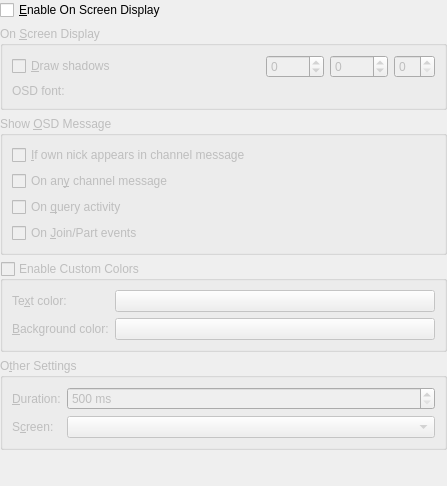
<ui version="4.0" >
 <class>OSD_ConfigUI</class>
 <widget class="QWidget" name="OSD_ConfigUI" >
  <property name="geometry" >
   <rect>
    <x>0</x>
    <y>0</y>
    <width>447</width>
    <height>486</height>
   </rect>
  </property>
  <layout class="QGridLayout" >
   <property name="margin" >
    <number>0</number>
   </property>
   <item row="5" column="0" >
    <spacer name="spacer1" >
     <property name="orientation" >
      <enum>Qt::Vertical</enum>
     </property>
     <property name="sizeType" >
      <enum>QSizePolicy::Expanding</enum>
     </property>
     <property name="sizeHint" stdset="0" >
      <size>
       <width>21</width>
       <height>10</height>
      </size>
     </property>
    </spacer>
   </item>
   <item row="0" column="0" >
    <widget class="QCheckBox" name="kcfg_UseOSD" >
     <property name="text" >
      <string>&amp;Enable On Screen Display</string>
     </property>
    </widget>
   </item>
   <item row="1" column="0" >
    <widget class="QGroupBox" name="groupBox2" >
     <property name="enabled" >
      <bool>false</bool>
     </property>
     <property name="title" >
      <string>On &amp;Screen Display</string>
     </property>
     <layout class="QGridLayout" >
      <item row="0" column="0" colspan="2" >
       <widget class="QCheckBox" name="kcfg_OSDDrawShadow" >
        <property name="enabled" >
         <bool>false</bool>
        </property>
        <property name="text" >
         <string>&amp;Draw shadows</string>
        </property>
       </widget>
      </item>
      <item row="1" column="0" >
       <widget class="QLabel" name="textLabel1" >
        <property name="enabled" >
         <bool>false</bool>
        </property>
        <property name="frameShadow" >
         <enum>QFrame::Sunken</enum>
        </property>
        <property name="text" >
         <string>OSD font:</string>
        </property>
        <property name="wordWrap" >
         <bool>false</bool>
        </property>
        <property name="buddy" >
         <cstring>kcfg_OSDFont</cstring>
        </property>
       </widget>
      </item>
      <item row="1" column="1" >
       <widget class="KFontRequester" name="kcfg_OSDFont" >
        <property name="enabled" >
         <bool>false</bool>
        </property>
       </widget>
      </item>
      <item row="0" column="2" >
       <widget class="QSpinBox" name="kcfg_OSDOffsetX" >
        <property name="sizePolicy" >
         <sizepolicy vsizetype="Maximum" hsizetype="Maximum" >
          <horstretch>0</horstretch>
          <verstretch>0</verstretch>
         </sizepolicy>
        </property>
        <property name="minimum" >
         <number>-2048</number>
        </property>
        <property name="maximum" >
         <number>2048</number>
        </property>
       </widget>
      </item>
      <item row="0" column="3" >
       <widget class="QSpinBox" name="kcfg_OSDOffsetY" >
        <property name="sizePolicy" >
         <sizepolicy vsizetype="Maximum" hsizetype="Maximum" >
          <horstretch>0</horstretch>
          <verstretch>0</verstretch>
         </sizepolicy>
        </property>
        <property name="minimum" >
         <number>-2048</number>
        </property>
        <property name="maximum" >
         <number>2048</number>
        </property>
       </widget>
      </item>
      <item row="0" column="4" >
       <widget class="QSpinBox" name="kcfg_OSDAlignment" >
        <property name="sizePolicy" >
         <sizepolicy vsizetype="Maximum" hsizetype="Maximum" >
          <horstretch>0</horstretch>
          <verstretch>0</verstretch>
         </sizepolicy>
        </property>
       </widget>
      </item>
     </layout>
    </widget>
   </item>
   <item row="2" column="0" >
    <widget class="QGroupBox" name="groupBox3" >
     <property name="enabled" >
      <bool>false</bool>
     </property>
     <property name="title" >
      <string>Show &amp;OSD Message</string>
     </property>
     <layout class="QGridLayout" >
      <item row="0" column="0" >
       <widget class="QCheckBox" name="kcfg_OSDShowOwnNick" >
        <property name="text" >
         <string>&amp;If own nick appears in channel message</string>
        </property>
       </widget>
      </item>
      <item row="1" column="0" >
       <widget class="QCheckBox" name="kcfg_OSDShowChannel" >
        <property name="text" >
         <string>On an&amp;y channel message</string>
        </property>
       </widget>
      </item>
      <item row="2" column="0" >
       <widget class="QCheckBox" name="kcfg_OSDShowQuery" >
        <property name="text" >
         <string>On &amp;query activity</string>
        </property>
       </widget>
      </item>
      <item row="3" column="0" >
       <widget class="QCheckBox" name="kcfg_OSDShowChannelEvent" >
        <property name="text" >
         <string>On &amp;Join/Part events</string>
        </property>
       </widget>
      </item>
     </layout>
    </widget>
   </item>
   <item row="3" column="0" >
    <widget class="QGroupBox" name="kcfg_OSDUseCustomColors" >
     <property name="enabled" >
      <bool>false</bool>
     </property>
     <property name="title" >
      <string>Enable Custom Colors</string>
     </property>
     <property name="checkable" >
      <bool>true</bool>
     </property>
     <property name="checked" >
      <bool>false</bool>
     </property>
     <layout class="QFormLayout" >
      <item row="0" column="0" >
       <widget class="QLabel" name="textLabel2" >
        <property name="text" >
         <string>Te&amp;xt color:</string>
        </property>
        <property name="wordWrap" >
         <bool>false</bool>
        </property>
        <property name="buddy" >
         <cstring>kcfg_OSDTextColor</cstring>
        </property>
       </widget>
      </item>
      <item row="1" column="0" >
       <widget class="QLabel" name="textLabel3" >
        <property name="text" >
         <string>&amp;Background color:</string>
        </property>
        <property name="wordWrap" >
         <bool>false</bool>
        </property>
        <property name="buddy" >
         <cstring>kcfg_OSDBackgroundColor</cstring>
        </property>
       </widget>
      </item>
      <item row="0" column="1" >
       <widget class="KColorButton" name="kcfg_OSDTextColor" >
        <property name="text" >
         <string/>
        </property>
       </widget>
      </item>
      <item row="1" column="1" >
       <widget class="KColorButton" name="kcfg_OSDBackgroundColor" >
        <property name="text" >
         <string/>
        </property>
       </widget>
      </item>
     </layout>
    </widget>
   </item>
   <item row="4" column="0" >
    <widget class="QGroupBox" name="groupBox4" >
     <property name="enabled" >
      <bool>false</bool>
     </property>
     <property name="title" >
      <string>O&amp;ther Settings</string>
     </property>
     <layout class="QFormLayout" >
      <item row="0" column="0" >
       <widget class="QLabel" name="textLabel1_2" >
        <property name="text" >
         <string>&amp;Duration:</string>
        </property>
        <property name="wordWrap" >
         <bool>false</bool>
        </property>
        <property name="buddy" >
         <cstring>kcfg_OSDDuration</cstring>
        </property>
       </widget>
      </item>
      <item row="1" column="0" >
       <widget class="QLabel" name="textLabel2_2" >
        <property name="text" >
         <string>S&amp;creen:</string>
        </property>
        <property name="wordWrap" >
         <bool>false</bool>
        </property>
        <property name="buddy" >
         <cstring>kcfg_OSDScreen</cstring>
        </property>
       </widget>
      </item>
      <item row="0" column="1" >
       <widget class="QSpinBox" name="kcfg_OSDDuration" >
        <property name="suffix" >
         <string> ms</string>
        </property>
        <property name="minimum" >
         <number>500</number>
        </property>
        <property name="maximum" >
         <number>10000</number>
        </property>
        <property name="singleStep" >
         <number>100</number>
        </property>
       </widget>
      </item>
      <item row="1" column="1" >
       <widget class="QComboBox" name="kcfg_OSDScreen" />
      </item>
     </layout>
    </widget>
   </item>
  </layout>
 </widget>
 <customwidgets>
  <customwidget>
   <class>KColorButton</class>
   <extends>QPushButton</extends>
   <header>kcolorbutton.h</header>
  </customwidget>
  <customwidget>
   <class>KFontRequester</class>
   <extends>QWidget</extends>
   <header>kfontrequester.h</header>
  </customwidget>
 </customwidgets>
 <tabstops>
  <tabstop>kcfg_UseOSD</tabstop>
  <tabstop>kcfg_OSDDrawShadow</tabstop>
  <tabstop>kcfg_OSDFont</tabstop>
  <tabstop>kcfg_OSDOffsetX</tabstop>
  <tabstop>kcfg_OSDOffsetY</tabstop>
  <tabstop>kcfg_OSDAlignment</tabstop>
  <tabstop>kcfg_OSDShowOwnNick</tabstop>
  <tabstop>kcfg_OSDShowChannel</tabstop>
  <tabstop>kcfg_OSDShowQuery</tabstop>
  <tabstop>kcfg_OSDShowChannelEvent</tabstop>
  <tabstop>kcfg_OSDUseCustomColors</tabstop>
  <tabstop>kcfg_OSDTextColor</tabstop>
  <tabstop>kcfg_OSDBackgroundColor</tabstop>
  <tabstop>kcfg_OSDDuration</tabstop>
  <tabstop>kcfg_OSDScreen</tabstop>
  <tabstop>kcfg_OSDUseCustomColors</tabstop>
 </tabstops>
 <resources/>
 <connections>
  <connection>
   <sender>kcfg_UseOSD</sender>
   <signal>toggled(bool)</signal>
   <receiver>kcfg_OSDDrawShadow</receiver>
   <slot>setEnabled(bool)</slot>
   <hints>
    <hint type="sourcelabel" >
     <x>20</x>
     <y>20</y>
    </hint>
    <hint type="destinationlabel" >
     <x>20</x>
     <y>20</y>
    </hint>
   </hints>
  </connection>
  <connection>
   <sender>kcfg_UseOSD</sender>
   <signal>toggled(bool)</signal>
   <receiver>groupBox3</receiver>
   <slot>setEnabled(bool)</slot>
   <hints>
    <hint type="sourcelabel" >
     <x>20</x>
     <y>20</y>
    </hint>
    <hint type="destinationlabel" >
     <x>20</x>
     <y>20</y>
    </hint>
   </hints>
  </connection>
  <connection>
   <sender>kcfg_UseOSD</sender>
   <signal>toggled(bool)</signal>
   <receiver>kcfg_OSDUseCustomColors</receiver>
   <slot>setEnabled(bool)</slot>
   <hints>
    <hint type="sourcelabel" >
     <x>20</x>
     <y>20</y>
    </hint>
    <hint type="destinationlabel" >
     <x>20</x>
     <y>20</y>
    </hint>
   </hints>
  </connection>
  <connection>
   <sender>kcfg_UseOSD</sender>
   <signal>toggled(bool)</signal>
   <receiver>groupBox4</receiver>
   <slot>setEnabled(bool)</slot>
   <hints>
    <hint type="sourcelabel" >
     <x>20</x>
     <y>20</y>
    </hint>
    <hint type="destinationlabel" >
     <x>20</x>
     <y>20</y>
    </hint>
   </hints>
  </connection>
  <connection>
   <sender>kcfg_UseOSD</sender>
   <signal>toggled(bool)</signal>
   <receiver>textLabel1</receiver>
   <slot>setEnabled(bool)</slot>
   <hints>
    <hint type="sourcelabel" >
     <x>20</x>
     <y>20</y>
    </hint>
    <hint type="destinationlabel" >
     <x>20</x>
     <y>20</y>
    </hint>
   </hints>
  </connection>
  <connection>
   <sender>kcfg_UseOSD</sender>
   <signal>toggled(bool)</signal>
   <receiver>kcfg_OSDFont</receiver>
   <slot>setEnabled(bool)</slot>
   <hints>
    <hint type="sourcelabel" >
     <x>20</x>
     <y>20</y>
    </hint>
    <hint type="destinationlabel" >
     <x>20</x>
     <y>20</y>
    </hint>
   </hints>
  </connection>
  <connection>
   <sender>kcfg_UseOSD</sender>
   <signal>toggled(bool)</signal>
   <receiver>groupBox2</receiver>
   <slot>setEnabled(bool)</slot>
   <hints>
    <hint type="sourcelabel" >
     <x>20</x>
     <y>20</y>
    </hint>
    <hint type="destinationlabel" >
     <x>20</x>
     <y>20</y>
    </hint>
   </hints>
  </connection>
 </connections>
</ui>
